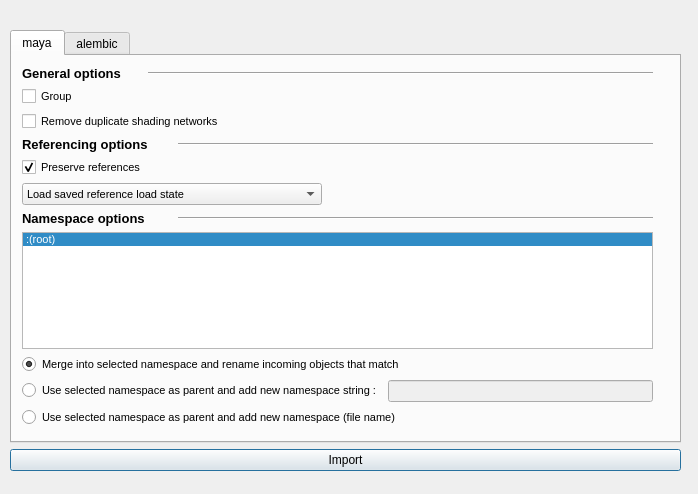
<?xml version="1.0" encoding="UTF-8"?>
<ui version="4.0">
 <class>Dialog</class>
 <widget class="QDialog" name="Dialog">
  <property name="enabled">
   <bool>true</bool>
  </property>
  <property name="geometry">
   <rect>
    <x>0</x>
    <y>0</y>
    <width>698</width>
    <height>494</height>
   </rect>
  </property>
  <property name="windowTitle">
   <string>Importer</string>
  </property>
  <widget class="QWidget" name="verticalLayoutWidget_2">
   <property name="geometry">
    <rect>
     <x>10</x>
     <y>10</y>
     <width>671</width>
     <height>461</height>
    </rect>
   </property>
   <layout class="QVBoxLayout" name="layout_main">
    <item>
     <widget class="QLabel" name="import_label">
      <property name="text">
       <string/>
      </property>
     </widget>
    </item>
    <item>
     <widget class="QTabWidget" name="tabWidget">
      <property name="enabled">
       <bool>true</bool>
      </property>
      <property name="currentIndex">
       <number>0</number>
      </property>
      <widget class="QWidget" name="maya">
       <property name="enabled">
        <bool>true</bool>
       </property>
       <attribute name="title">
        <string>maya</string>
       </attribute>
       <widget class="QWidget" name="verticalLayoutWidget">
        <property name="geometry">
         <rect>
          <x>10</x>
          <y>10</y>
          <width>631</width>
          <height>361</height>
         </rect>
        </property>
        <layout class="QVBoxLayout" name="maya_layout">
         <item>
          <layout class="QHBoxLayout" name="maya_general_layout">
           <item>
            <widget class="QLabel" name="maya_general_label">
             <property name="maximumSize">
              <size>
               <width>120</width>
               <height>16777215</height>
              </size>
             </property>
             <property name="font">
              <font>
               <pointsize>10</pointsize>
               <weight>75</weight>
               <bold>true</bold>
              </font>
             </property>
             <property name="text">
              <string>General options</string>
             </property>
            </widget>
           </item>
           <item>
            <widget class="Line" name="maya_general_line">
             <property name="orientation">
              <enum>Qt::Horizontal</enum>
             </property>
            </widget>
           </item>
          </layout>
         </item>
         <item>
          <widget class="QCheckBox" name="maya_group_check">
           <property name="font">
            <font>
             <pointsize>8</pointsize>
            </font>
           </property>
           <property name="text">
            <string>Group</string>
           </property>
          </widget>
         </item>
         <item>
          <widget class="QCheckBox" name="maya_remove_check">
           <property name="font">
            <font>
             <pointsize>8</pointsize>
            </font>
           </property>
           <property name="text">
            <string>Remove duplicate shading networks</string>
           </property>
          </widget>
         </item>
         <item>
          <layout class="QHBoxLayout" name="maya_ref_layout">
           <item>
            <widget class="QLabel" name="maya_ref_label">
             <property name="maximumSize">
              <size>
               <width>150</width>
               <height>16777215</height>
              </size>
             </property>
             <property name="font">
              <font>
               <pointsize>10</pointsize>
               <weight>75</weight>
               <bold>true</bold>
              </font>
             </property>
             <property name="text">
              <string>Referencing options</string>
             </property>
            </widget>
           </item>
           <item>
            <widget class="Line" name="maya_ref_line">
             <property name="orientation">
              <enum>Qt::Horizontal</enum>
             </property>
            </widget>
           </item>
          </layout>
         </item>
         <item>
          <widget class="QCheckBox" name="maya_preserver_check">
           <property name="font">
            <font>
             <pointsize>8</pointsize>
            </font>
           </property>
           <property name="text">
            <string>Preserve references</string>
           </property>
           <property name="checked">
            <bool>true</bool>
           </property>
          </widget>
         </item>
         <item>
          <widget class="QComboBox" name="maya_preserve_combo">
           <property name="maximumSize">
            <size>
             <width>300</width>
             <height>16777215</height>
            </size>
           </property>
           <property name="font">
            <font>
             <pointsize>8</pointsize>
            </font>
           </property>
           <item>
            <property name="text">
             <string>Load saved reference load state</string>
            </property>
           </item>
           <item>
            <property name="text">
             <string>Load all references</string>
            </property>
           </item>
           <item>
            <property name="text">
             <string>Load top-level references only</string>
            </property>
           </item>
           <item>
            <property name="text">
             <string>Load no references</string>
            </property>
           </item>
          </widget>
         </item>
         <item>
          <layout class="QHBoxLayout" name="maya_nm_layout">
           <item>
            <widget class="QLabel" name="maya_nm_label">
             <property name="maximumSize">
              <size>
               <width>150</width>
               <height>16777215</height>
              </size>
             </property>
             <property name="font">
              <font>
               <pointsize>10</pointsize>
               <weight>75</weight>
               <bold>true</bold>
              </font>
             </property>
             <property name="text">
              <string>Namespace options</string>
             </property>
            </widget>
           </item>
           <item>
            <widget class="Line" name="maya_nm_line">
             <property name="orientation">
              <enum>Qt::Horizontal</enum>
             </property>
            </widget>
           </item>
          </layout>
         </item>
         <item>
          <widget class="QListWidget" name="maya_namespaces_list">
           <property name="font">
            <font>
             <pointsize>8</pointsize>
            </font>
           </property>
           <property name="currentRow">
            <number>0</number>
           </property>
           <item>
            <property name="text">
             <string>:(root)</string>
            </property>
           </item>
          </widget>
         </item>
         <item>
          <layout class="QHBoxLayout" name="maya_merge_layout">
           <item>
            <widget class="QRadioButton" name="maya_merge_radio">
             <property name="font">
              <font>
               <pointsize>8</pointsize>
              </font>
             </property>
             <property name="text">
              <string>Merge into selected namespace and rename incoming objects that match</string>
             </property>
             <property name="checked">
              <bool>true</bool>
             </property>
            </widget>
           </item>
          </layout>
         </item>
         <item>
          <layout class="QHBoxLayout" name="maya_parentnm_layout">
           <item>
            <widget class="QRadioButton" name="maya_parentnm_radio">
             <property name="font">
              <font>
               <pointsize>8</pointsize>
              </font>
             </property>
             <property name="text">
              <string>Use selected namespace as parent and add new namespace string :</string>
             </property>
             <property name="checked">
              <bool>false</bool>
             </property>
            </widget>
           </item>
           <item>
            <widget class="QLineEdit" name="maya_parentnm_entry">
             <property name="enabled">
              <bool>false</bool>
             </property>
            </widget>
           </item>
          </layout>
         </item>
         <item>
          <layout class="QHBoxLayout" name="maya_filename_layout">
           <item>
            <widget class="QRadioButton" name="maya_filename_radio">
             <property name="font">
              <font>
               <pointsize>8</pointsize>
              </font>
             </property>
             <property name="text">
              <string>Use selected namespace as parent and add new namespace (file name)</string>
             </property>
            </widget>
           </item>
          </layout>
         </item>
        </layout>
       </widget>
      </widget>
      <widget class="QWidget" name="alembic">
       <property name="enabled">
        <bool>true</bool>
       </property>
       <attribute name="title">
        <string>alembic</string>
       </attribute>
       <widget class="QWidget" name="verticalLayoutWidget_3">
        <property name="enabled">
         <bool>true</bool>
        </property>
        <property name="geometry">
         <rect>
          <x>10</x>
          <y>10</y>
          <width>631</width>
          <height>281</height>
         </rect>
        </property>
        <layout class="QVBoxLayout" name="alembic_layout">
         <property name="spacing">
          <number>6</number>
         </property>
         <item>
          <layout class="QHBoxLayout" name="alembic_general_layout">
           <item>
            <widget class="QLabel" name="alembic_general_label">
             <property name="maximumSize">
              <size>
               <width>120</width>
               <height>16777215</height>
              </size>
             </property>
             <property name="font">
              <font>
               <pointsize>10</pointsize>
               <weight>75</weight>
               <bold>true</bold>
              </font>
             </property>
             <property name="text">
              <string>General options</string>
             </property>
            </widget>
           </item>
           <item>
            <widget class="Line" name="alembic_general_line">
             <property name="orientation">
              <enum>Qt::Horizontal</enum>
             </property>
            </widget>
           </item>
          </layout>
         </item>
         <item>
          <widget class="QRadioButton" name="alembic_importroot_radio">
           <property name="enabled">
            <bool>true</bool>
           </property>
           <property name="font">
            <font>
             <pointsize>8</pointsize>
            </font>
           </property>
           <property name="text">
            <string>Import to scene root</string>
           </property>
           <property name="checked">
            <bool>true</bool>
           </property>
          </widget>
         </item>
         <item>
          <widget class="QRadioButton" name="alembic_importcurrent_radio">
           <property name="enabled">
            <bool>true</bool>
           </property>
           <property name="font">
            <font>
             <pointsize>8</pointsize>
            </font>
           </property>
           <property name="text">
            <string>Import under current selection</string>
           </property>
          </widget>
         </item>
         <item>
          <widget class="QGroupBox" name="alembic_groupbox">
           <property name="enabled">
            <bool>true</bool>
           </property>
           <property name="sizePolicy">
            <sizepolicy hsizetype="Fixed" vsizetype="MinimumExpanding">
             <horstretch>0</horstretch>
             <verstretch>0</verstretch>
            </sizepolicy>
           </property>
           <property name="minimumSize">
            <size>
             <width>400</width>
             <height>100</height>
            </size>
           </property>
           <property name="maximumSize">
            <size>
             <width>16777215</width>
             <height>150</height>
            </size>
           </property>
           <property name="autoFillBackground">
            <bool>false</bool>
           </property>
           <property name="title">
            <string/>
           </property>
           <widget class="QWidget" name="verticalLayoutWidget_4">
            <property name="enabled">
             <bool>true</bool>
            </property>
            <property name="geometry">
             <rect>
              <x>10</x>
              <y>10</y>
              <width>381</width>
              <height>94</height>
             </rect>
            </property>
            <layout class="QVBoxLayout" name="alembic_groupbox_layout">
             <item>
              <widget class="QRadioButton" name="alembic_add_radio">
               <property name="enabled">
                <bool>false</bool>
               </property>
               <property name="font">
                <font>
                 <pointsize>8</pointsize>
                </font>
               </property>
               <property name="text">
                <string>Add                                                                                       </string>
               </property>
               <property name="checked">
                <bool>true</bool>
               </property>
              </widget>
             </item>
             <item>
              <widget class="QRadioButton" name="alembic_merge_radio">
               <property name="enabled">
                <bool>false</bool>
               </property>
               <property name="font">
                <font>
                 <pointsize>8</pointsize>
                </font>
               </property>
               <property name="text">
                <string>Merge                                                                                   </string>
               </property>
              </widget>
             </item>
             <item>
              <widget class="QCheckBox" name="alembic_addnon_check">
               <property name="enabled">
                <bool>false</bool>
               </property>
               <property name="font">
                <font>
                 <pointsize>8</pointsize>
                </font>
               </property>
               <property name="layoutDirection">
                <enum>Qt::RightToLeft</enum>
               </property>
               <property name="autoFillBackground">
                <bool>false</bool>
               </property>
               <property name="text">
                <string>Add non matching content from file</string>
               </property>
              </widget>
             </item>
             <item>
              <widget class="QCheckBox" name="alembic_removenon_check">
               <property name="enabled">
                <bool>false</bool>
               </property>
               <property name="font">
                <font>
                 <pointsize>8</pointsize>
                </font>
               </property>
               <property name="layoutDirection">
                <enum>Qt::RightToLeft</enum>
               </property>
               <property name="text">
                <string>Remove non matching contnet from scene</string>
               </property>
              </widget>
             </item>
             <item>
              <spacer name="alembic_sapcer">
               <property name="enabled">
                <bool>true</bool>
               </property>
               <property name="orientation">
                <enum>Qt::Vertical</enum>
               </property>
               <property name="sizeHint" stdset="0">
                <size>
                 <width>20</width>
                 <height>40</height>
                </size>
               </property>
              </spacer>
             </item>
            </layout>
           </widget>
          </widget>
         </item>
         <item>
          <widget class="QCheckBox" name="alembic_fit_check">
           <property name="enabled">
            <bool>true</bool>
           </property>
           <property name="font">
            <font>
             <pointsize>8</pointsize>
            </font>
           </property>
           <property name="text">
            <string>Fit Time Range</string>
           </property>
          </widget>
         </item>
         <item>
          <widget class="QCheckBox" name="alembic_set_check">
           <property name="enabled">
            <bool>true</bool>
           </property>
           <property name="font">
            <font>
             <pointsize>8</pointsize>
            </font>
           </property>
           <property name="text">
            <string>Set Current Time to Start Frame</string>
           </property>
          </widget>
         </item>
         <item>
          <widget class="QCheckBox" name="alembic_debug_check">
           <property name="enabled">
            <bool>true</bool>
           </property>
           <property name="font">
            <font>
             <pointsize>8</pointsize>
            </font>
           </property>
           <property name="text">
            <string>Debug</string>
           </property>
          </widget>
         </item>
         <item>
          <widget class="QCheckBox" name="alembic_importnm_check">
           <property name="text">
            <string>Import Namespaces</string>
           </property>
           <property name="checked">
            <bool>true</bool>
           </property>
          </widget>
         </item>
        </layout>
       </widget>
      </widget>
     </widget>
    </item>
    <item>
     <widget class="QPushButton" name="btn_import">
      <property name="text">
       <string>Import</string>
      </property>
     </widget>
    </item>
   </layout>
  </widget>
 </widget>
 <resources/>
 <connections/>
</ui>
